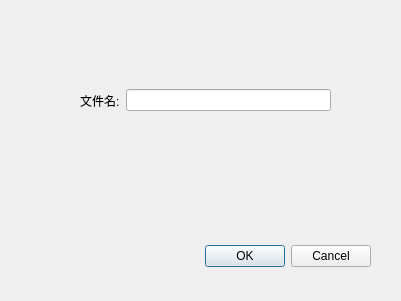
<?xml version="1.0" encoding="UTF-8"?>
<ui version="4.0">
 <class>NewFileDialog</class>
 <widget class="QDialog" name="NewFileDialog">
  <property name="geometry">
   <rect>
    <x>0</x>
    <y>0</y>
    <width>401</width>
    <height>301</height>
   </rect>
  </property>
  <property name="windowTitle">
   <string>Dialog</string>
  </property>
  <widget class="QDialogButtonBox" name="buttonBox">
   <property name="geometry">
    <rect>
     <x>30</x>
     <y>240</y>
     <width>341</width>
     <height>32</height>
    </rect>
   </property>
   <property name="orientation">
    <enum>Qt::Horizontal</enum>
   </property>
   <property name="standardButtons">
    <set>QDialogButtonBox::Cancel|QDialogButtonBox::Ok</set>
   </property>
  </widget>
  <widget class="QWidget" name="horizontalLayoutWidget">
   <property name="geometry">
    <rect>
     <x>80</x>
     <y>80</y>
     <width>251</width>
     <height>41</height>
    </rect>
   </property>
   <layout class="QHBoxLayout" name="horizontalLayout">
    <item>
     <widget class="QLabel" name="label">
      <property name="text">
       <string>文件名:</string>
      </property>
     </widget>
    </item>
    <item>
     <widget class="QLineEdit" name="fileNameEdit"/>
    </item>
   </layout>
  </widget>
 </widget>
 <resources/>
 <connections>
  <connection>
   <sender>buttonBox</sender>
   <signal>accepted()</signal>
   <receiver>NewFileDialog</receiver>
   <slot>accept()</slot>
   <hints>
    <hint type="sourcelabel">
     <x>248</x>
     <y>254</y>
    </hint>
    <hint type="destinationlabel">
     <x>157</x>
     <y>274</y>
    </hint>
   </hints>
  </connection>
  <connection>
   <sender>buttonBox</sender>
   <signal>rejected()</signal>
   <receiver>NewFileDialog</receiver>
   <slot>reject()</slot>
   <hints>
    <hint type="sourcelabel">
     <x>316</x>
     <y>260</y>
    </hint>
    <hint type="destinationlabel">
     <x>286</x>
     <y>274</y>
    </hint>
   </hints>
  </connection>
 </connections>
</ui>
